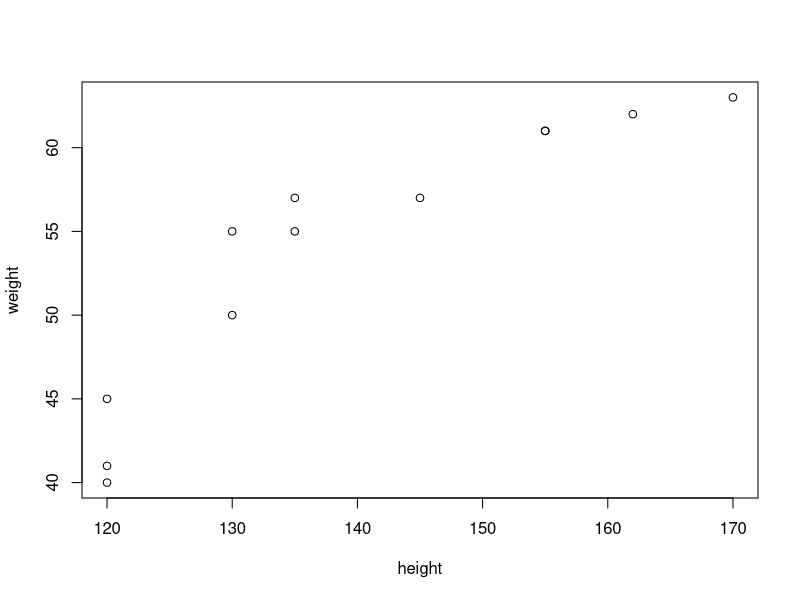
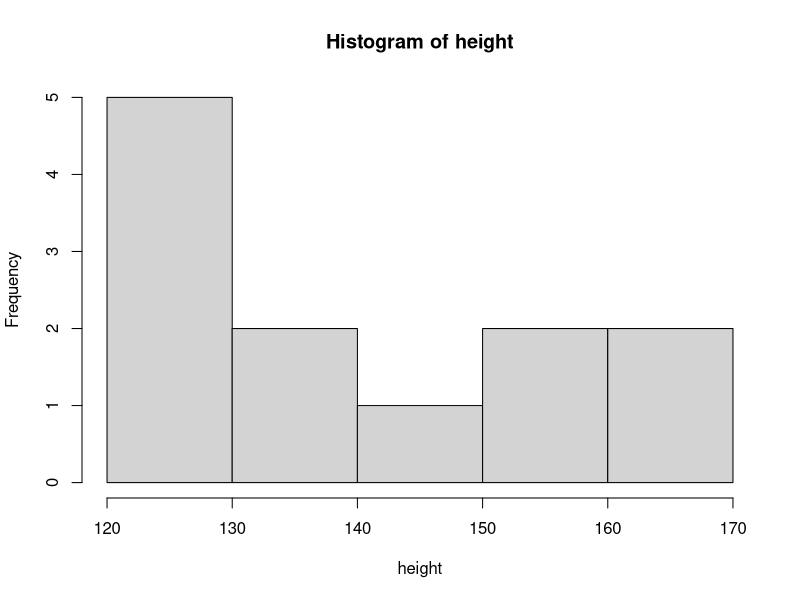
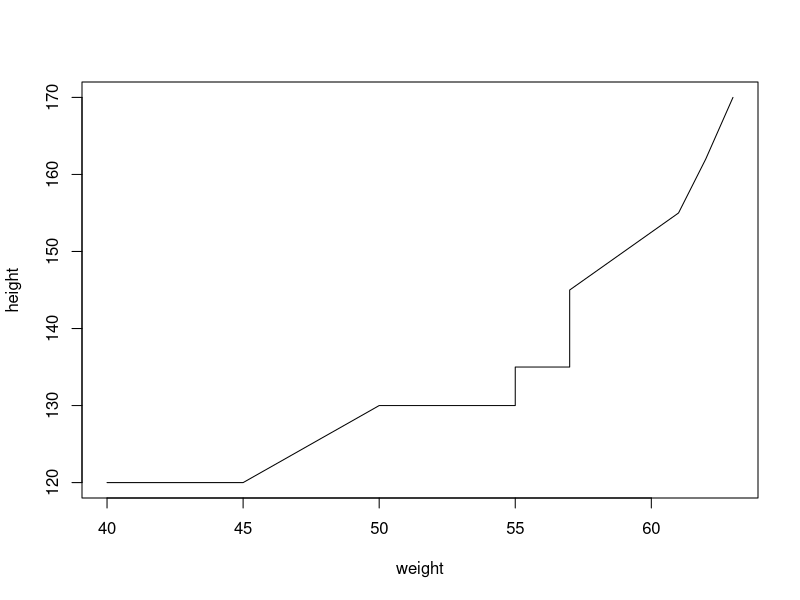
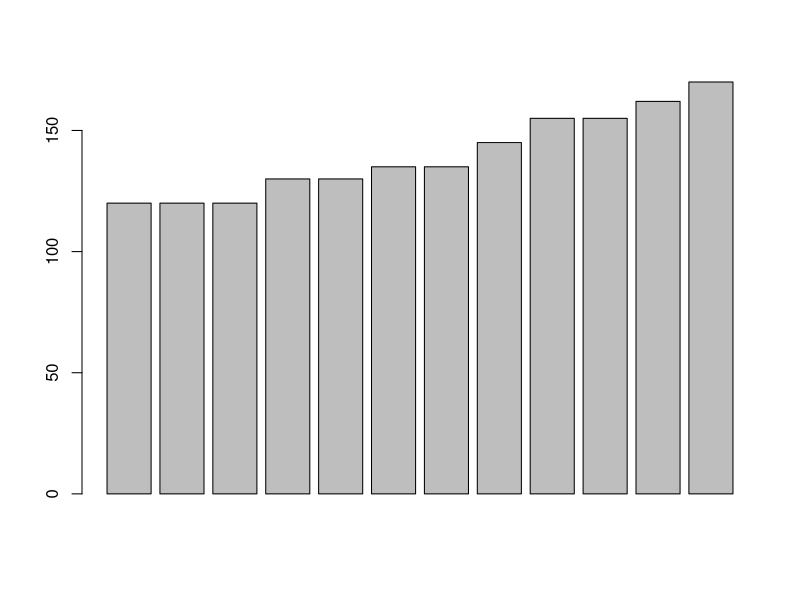
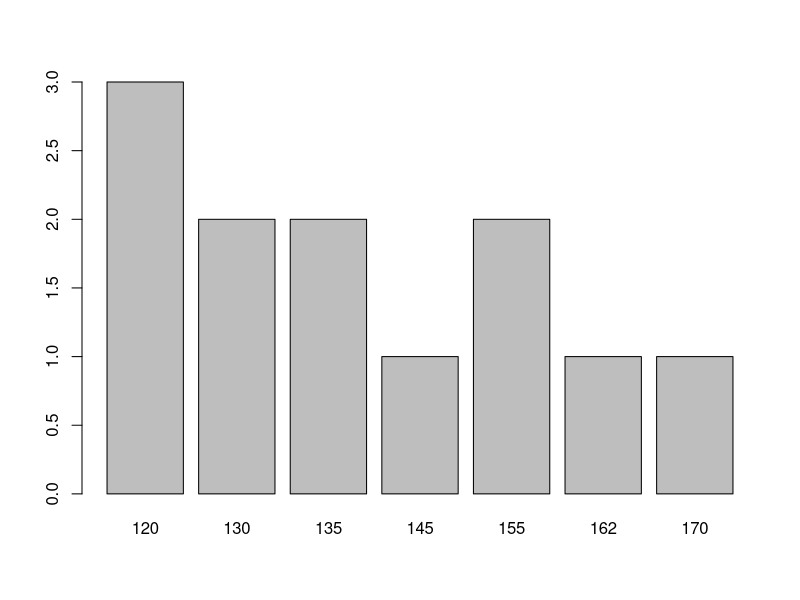
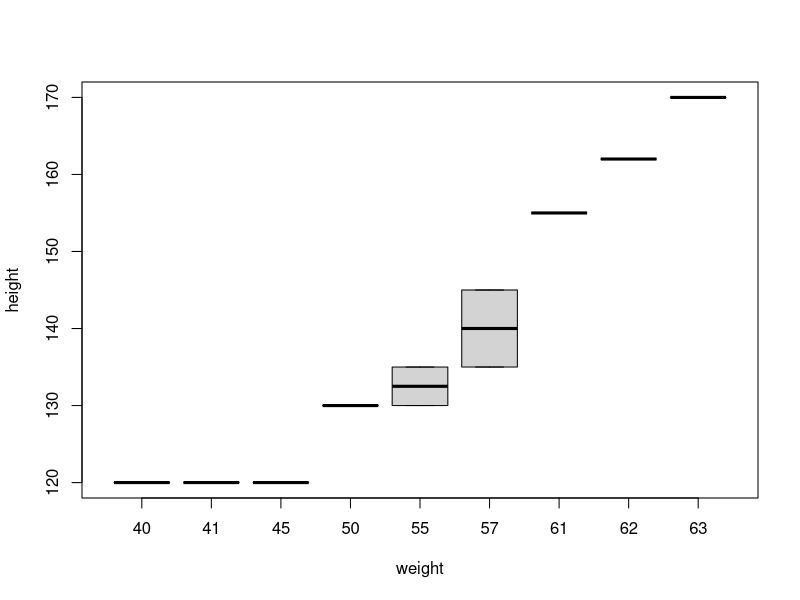

Recreate these plots in R, in order.
## =======================================================
## GRAPHICAL PLOTS - USING R BASE PLOT
## =======================================================

##  Example - height vs weight
##  --------------------------
    height <- c(120, 120, 120, 130, 130, 135, 135, 
                145, 155, 155, 162, 170)
    weight <- c(40, 41, 45, 50, 55, 55, 57, 57, 61, 
                61, 62, 63)
    

## =====================================  
##  Simple plots
## =====================================
      
  ##  Scatter Plot
  ##  -------------------
        plot(height,weight)

  
  ##  Histogram
  ## -------------------
        hist(height)

        
  ##  Line Plot
  ## -------------------
      ## plot(vector, type, col, xlab, ylab)
      ## where: type -- "p" (draw only points); 
      ##                "l" draw only lines; 
      ##                "o" draw  both lines and points
      ##        col --  colors to both points and lines
    
        plot(x=weight, y=height, type="l")    

    
  ##  Bar Plot
  ##  ------------------
        barplot(height)
  
      ##reshape the data using the table function and then apply barplot
        table(height)
            # height
            # 120 130 135 145 155 162 170 
            # 3   2   2   1   2   1   1 
        
        barplot(table(height))

    
  ##  Boxplot
  ##  ------------------
        boxplot(height ~ weight)

    
      
